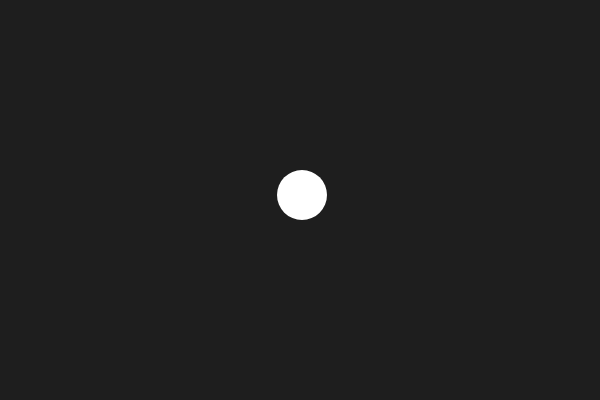
Frame 1 (no input)
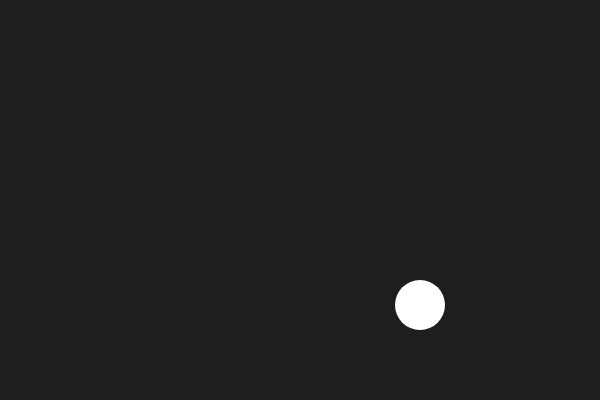
Frame 60 (no input)
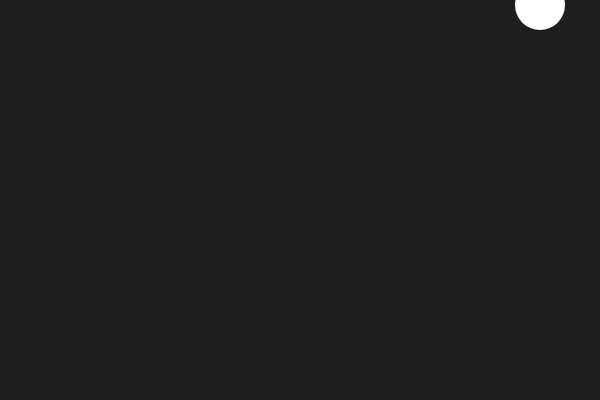
Frame 120 (the mouse pressed at the canvas centre since frame 60)

The p5.js sketch that drew these frames (run headless with seeded random() and noise() and a simulated clock; from frame 60 on, the mouse is pressed at the canvas centre):

// p5.js sketch
// ── sketch.js
let circleVector;
let velocity;

function setup() {
    // Runs once
    createCanvas(600, 400); // width, height

    circleVector = createVector(width/2, height/2);
    velocity = createVector(2, -5);
}

function draw() {
    // Runs every frame (default ~60 fps)
    background(30);

    circleVector.add(velocity);

    // wrap circleVector within the display range
    if (circleVector.y > height) {
        circleVector.y = 0;
    } else if (circleVector.y < 0) {
        circleVector.y = height;
    }

    if (circleVector.x > width) {
        circleVector.x = 0;
    } else if (circleVector.x < 0) {
        circleVector.x = width;
    }

    noStroke();
    circle(circleVector.x, circleVector.y, 50);
}
